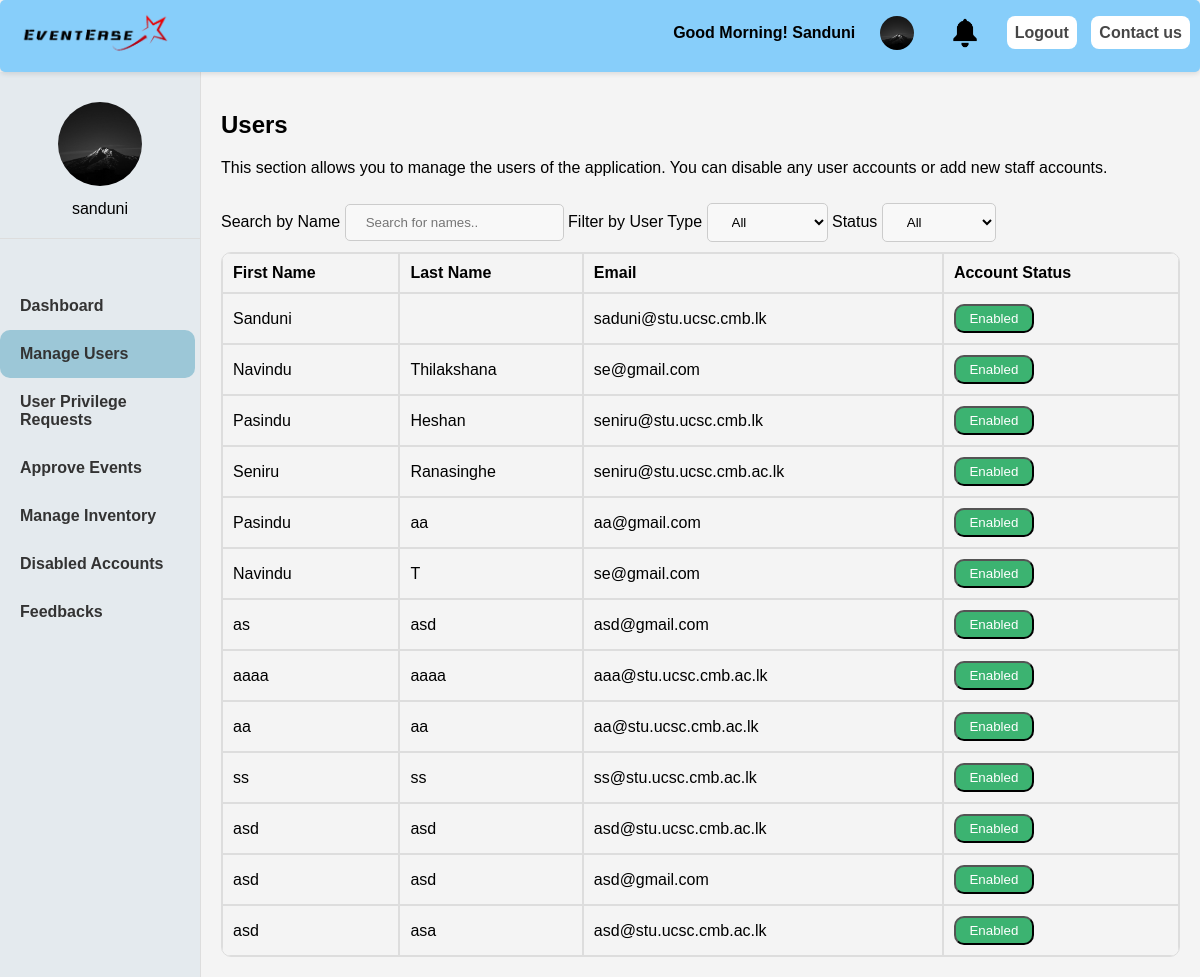
/manage_users.php (signed in), run on the app's committed database.
### tables this page shows
CREATE TABLE `users` (
  `No` int(11) NOT NULL,
  `username` varchar(50) NOT NULL,
  `password` varchar(255) NOT NULL,
  `fname` varchar(50) NOT NULL,
  `lname` varchar(50) NOT NULL,
  `email` varchar(100) NOT NULL,
  `usertype` varchar(50) NOT NULL,
  `id` varchar(50) NOT NULL,
  `address` varchar(255) NOT NULL,
  `city` varchar(100) NOT NULL,
  `profile_picture` varchar(255) DEFAULT NULL,
  `status` int(11) NOT NULL,
  `created_at` timestamp NOT NULL DEFAULT current_timestamp(),
  `updated_at` timestamp NOT NULL DEFAULT current_timestamp() ON UPDATE current_timestamp()
);

### app/Controllers/HeaderController.php (called while the page is built, shortened)
<?php
class HeaderController {
    private $usermodel;
    private $notifications;
    public function __construct() {
        $database = new Database();
        $conn = $database->getConnection();
        $this->usermodel = new UserModel($conn);
        $this->notifications = new notifications($conn);
    }
    public function render() {
        $database = new Database();
        $username = isset($_SESSION['username']) ? $_SESSION['username'] : 'Guest';
        $profilePicture = './images/profiles/adminlogo.png';
        $fname = '';
        if ($username !== 'Guest') {
            $userData = $this->usermodel->getUserData($username, $database);
            if ($userData && $userData['profile_picture']) {
                $profilePicture = $userData['profile_picture'];
                $fname = $userData['fname'];
            }
            $checknewchat = $this->notifications->checknewchat($userData['email'], $database);
            $checknewchatadmin = $this->notifications->checknewchatforadmin($database);
            if ($checknewchat) {
                $newchat = true;
            } else {
                $newchat = false;
            }
            if ($checknewchatadmin) {
                $newchatadmin = true;
            } else {
                $newchatadmin = false;
            }
        }
        require __DIR__ . '/../Views/events/header.php';
    }
}
?>

### app/Models/UserModel.php (called while the page is built, shortened)
<?php
class UserModel {
    public function getUserData($username, Database $database) {
        $conn = $database->getConnection();
        $sql = "SELECT u.*, r.role_name, c.Cnt_num
                FROM users u
                JOIN roles r ON u.usertype = r.role_id
                LEFT JOIN contact_numbers c ON u.No = c.Cnt_no
                WHERE u.username = ?";
        $stmt = $conn->prepare($sql);
        $stmt->bind_param("s", $username);
        $stmt->execute();
        $result = $stmt->get_result();
        $userData = null;
        $contactNumbers = [];
        while ($row = $result->fetch_assoc()) {
            if (!$userData) {
                $userData = $row;
                unset($userData['Cnt_num']);
            }
        }
        if ($userData) {
            $userData['contact_numbers'] = $contactNumbers;
            return $userData;
        } else {
            return null;
        }
    }
}
?>

### app/Models/notifications.php (called while the page is built, shortened)
<?php
class notifications {
    public function checknewchat($email, Database $database) {
        $conn = $database->getConnection();
        $query = "SELECT * FROM contact_support where email=? and open_time < reply_time";
        $stmt = $conn->prepare($query);
        $stmt->bind_param("s", $email);
        $stmt->execute();
        $result = $stmt->get_result();
        if($result->num_rows > 0){
            return true;
        }else{
            return false;
        }
    }
    public function checknewchatforadmin(Database $database) {
        $conn = $database->getConnection();
        $query = "SELECT * FROM contact_support where open_time > reply_time";
        $stmt = $conn->prepare($query);
        $stmt->execute();
        $result = $stmt->get_result();
        if($result->num_rows > 0){
            return true;
        }else{
            return false;
        }
    }
}

### app/Controllers/AdminLoginController.php (called while the page is built, shortened)
<?php
require_once __DIR__ . '/../Models/Dashboard.php';
class AdminLoginController {
    public function manageusers(){
        $database = new Database();
        $dashboard = new Dashboard($database);
        $usermodel = new UserModel();
        $adminData = $usermodel->getUserData($_SESSION['username'], $database);
        $result = $dashboard->getUsers();
        include __DIR__ . '/../Views/events/manage_users.php';
    }
}

### app/Database.php (called while the page is built, shortened)
<?php
class Database
{
    private $host = 'localhost';
    private $user = 'root';
    private $password = '';
    private $db_name = 'eventease';
    public function getConnection()
    {
        $this->con = new mysqli($this->host, $this->user, $this->password, $this->db_name);
        return $this->con;
    }
}
?>

### app/Models/Dashboard.php (called while the page is built, shortened)
<?php
class Dashboard {
    private $conn;
    public function __construct(Database $database) {
        $this->conn = $database->getConnection();
    }
    public function getUsers() {
        $sql = "SELECT No, fname, lname, email,usertype, status FROM users";
        $stmt = $this->conn->prepare($sql);
        if ($stmt) {
            if ($stmt->execute()) {
                $result = $stmt->get_result();
                $users = $result->fetch_all(MYSQLI_ASSOC);
                return $users;
            } else {
                $stmt->close();
                return false;
            }
        } else {
            return false;
        }
    }
}
?>

### app/views/events/manage_users.php (the view, shortened to what this page needs)
<?php
    $parameter='manage_users';
?>
<!DOCTYPE html>
<html lang="en">
<head>
    <link rel="stylesheet" href="./css/mngusrstyle.css">
    <link rel="stylesheet" href="./css/useraddstyles.css">
</head>
<body>
    <div class="container">
        <?php include 'aside.php'; ?>
        <div class="content">
            <h2>Users</h2>
            <p>This section allows you to manage the users of the application. You can disable any user accounts or add new staff accounts.</p>
            <div>
                <label for="nameSearch">Search by Name</label>
                <input type="text" id="nameSearch" class="user_type" onkeyup="filterUsers()" placeholder="Search for names..">
                <label for="userTypeFilter">Filter by User Type</label>
                <select id="userTypeFilter" class="user_type" onchange="filterUsers()">
                    <option value="all" default>All</option>
                </select>
                <label for="statusFilter">Status</label>
                <select id="statusFilter" class="user_type" onchange="filterUsers()">
                    <option value="all" default>All</option>
                </select>
            </div>
            <table id="usersTable">
                <tr>
                    <th>First Name</th>
                    <th>Last Name</th>
                    <th>Email</th>
                    <th>Account Status</th>
                </tr>
                <?php
                $result = $dashboard->getUsers();
                if (is_array($result) && count($result) > 0) {
                    foreach ($result as $row) {
                        $buttonText = $row['status'] == 1 ? 'Enabled' : 'Disabled';
                        $buttonClass = $row['status'] == 1 ? 'enable-button' : 'disable-button';
                        $status = $row['status'];
                        echo "<tr data-user-type='" . htmlspecialchars($row['usertype']) . "' data-name='" . htmlspecialchars($row['fname'] . ' ' . $row['lname']) . "' data-status='" . htmlspecialchars($status == 1 ? 'enabled' : 'disabled') . "'>";
                        echo "<td>" . htmlspecialchars($row['fname']) . "</td>";
                        echo "<td>" . htmlspecialchars($row['lname']) . "</td>";
                        echo "<td>" . htmlspecialchars($row['email']) . "</td>";
                        echo "<td>
                            <form method='post' action='index.php?url=changestatus' onsubmit='saveFilterState()'>
                                <input type='hidden' name='No' value='" . htmlspecialchars($row['No']) . "'>
                                <input type='hidden' name='status' value='" . htmlspecialchars($status == 1 ? 0 : 1) . "'>
                                <button type='submit' class='" . htmlspecialchars($buttonClass) . "'>" . htmlspecialchars($buttonText) . "</button>
                            </form>
                        </td>";
                        echo "</tr>";
                    }
                } else {
                    echo "<tr><td colspan='4'>No records found</td></tr>";
                }
                ?>
            </table>
        </div>
    </div>
</body>
</html>

### public/index.php (shortened to what this page needs)
<?php
require __DIR__ . '/../app/Database.php';
require __DIR__ . '/../app/Models/UserModel.php';
require __DIR__ . '/../app/Models/notifications.php';
require __DIR__ . '/../app/Controllers/EventController.php';
require __DIR__ . '/../app/Controllers/HeaderController.php';
require __DIR__ . '/../app/Controllers/AdminLoginController.php';
$database = new Database();
$hcontroller = new HeaderController();
$alcontroller = new AdminLoginController($database);
$url = isset($_GET['url']) ? $_GET['url'] : '';
switch ($url) {
    case 'manage_users.php':
        $hcontroller->render();
        $alcontroller->manageusers();
        break;
}
?>

### app/views/events/header.php (shortened to what this page needs)
<!DOCTYPE html>
<html lang="en">
<head>
    <link rel="stylesheet" type="text/css" href="./css/headerstyle.css">
</head>
<body>
    <div class="headerbody">
        <a style="margin-left:10px;" href="index.php" target="_parent"><img src="./images/logo.png" alt="logo" width="150px"></a>
        <div>
            <?php if ($username !== 'Guest') { ?>
                <ul class="nothingul">
                    <?php
                        $hour = date('H');
                        $greeting = ($hour < 12) ? 'Good Morning!' : (($hour < 18) ? 'Good Afternoon!' : 'Good Evening!');
                    ?>
                    <li><?php echo $greeting ." ". $fname; ?></li>
                    <li><a href="userprofile.php" target="_self" class="nothing"><img src="<?php echo $profilePicture; ?>" alt="Profile Picture" width="50px"></a></li>
                    <li class="dropdown">
                        <?php if(($newchat==true && $userData['usertype']=='1')||($newchatadmin==true && $userData['usertype']=='0')){?>
                            <a class="nothing"><img src="./images/bell-red.png" alt="Chat" width="50px"></a>
                        <?php }else{?>
                            <a class="nothing"><img src="./images/bell.png" alt="Notifications" width="50px"></a>
                        <?php }?>
                    </li>
                    <li><a href="logout.php" target="_self">Logout</a></li>
                    <li><a href="contactus.php" target="rside">Contact us</a></li>
                </ul>
            <?php } ?>
        </div>
    </div>
</body>
</html>

### app/views/events/aside.php
<link rel="stylesheet" type="text/css" href="./css/aside.css">
<aside class="sidebar">
    <div class="profile-section">
        <div class="profile-icon">
            <img src="<?php echo $adminData['profile_picture']; ?>" alt="Profile Picture">
        </div>
        <span><?php echo htmlspecialchars($_SESSION['username']); ?></span>
    </div>
    <ul>
        <li class="<?php echo ($parameter == 'dashboard') ? 'active' : ''; ?>"><a href="dashboard.php">Dashboard</a></li>
        <li class="<?php echo ($parameter == 'manage_users') ? 'active' : ''; ?>"><a href="manage_users.php">Manage Users</a></li>
        <li class="<?php echo ($parameter == 'role_requests') ? 'active' : ''; ?>"><a href="role_requests.php">User Privilege Requests</a></li>
        <li class="<?php echo ($parameter == 'manageevent') ? 'active' : ''; ?>"><a href="manageevent.php">Approve Events</a></li>
        <li class="<?php echo ($parameter == 'inventory') ? 'active' : ''; ?>"><a href="inventory.php">Manage Inventory</a></li>
        <li class="<?php echo ($parameter == 'disableacc') ? 'active' : ''; ?>"><a href="disableacc.php">Disabled Accounts</a></li>
        <li class="<?php echo ($parameter == 'feedback') ? 'active' : ''; ?>"><a href="feedback.php">Feedbacks</a></li>
    </ul>
</aside>

### public/css/headerstyle.css (style rules this page uses)
body { margin: -1px; padding: -1px; font-family: Arial, Helvetica, sans-serif; }
.headerbody { background-color: lightskyblue; border-radius: 5px; margin: 0px; padding-top: 2px; padding: 10 0 10 0px; }
div img { margin: 10px; }
li a img { width: 34px; margin-bottom: -12px; }
.headerbody > div { float: right; font-family: Arial, Helvetica, sans-serif; font-weight: bold; }
div ul:not(.nothingul) { display: inline-block; margin-top: 23px; margin-right: 5px; }
.nothingul { display: inline-block; margin-top: 4px; margin-right: 5px; }
.headerbody div ul li { display: inline; margin: 5px; }
a { text-decoration: none; font-family: sans-serif; font-weight: bold; }
li a:not(.nothing) { padding: 8px; color: rgba(0, 0, 0, 0.726); background-color: white; border-radius: 8px; }
.nothing img { border-radius: 50%; }
.headerbody { position: sticky; top: 0; width: 100%; z-index: 1; box-shadow: 0 2px 5px rgba(0, 0, 0, 0.1); }
.dropdown { position: relative; display: inline-block; }

### public/css/mngusrstyle.css (style rules this page uses)
body { font-family: Arial, sans-serif; margin: 0; padding: 0; background-color: #f4f4f4; }
table { border-collapse: separate; border-spacing: 0; width: 100%; border: 1px solid #ddd; border-radius: 10px; overflow: hidden; }
table, th, td { border: 1px solid #ddd; }
th, td { padding: 10px; text-align: left; }
button { padding: 5px 10px; width: 80px; border-radius: 10px; background-color: white; cursor: pointer; }
.container { display: flex; min-height: 100vh; }
.sidebar { width: 200px; background-color: #e4eaee; padding-top: 20px; border-right: 1px solid #ddd; }
.profile-section { display: flex; align-items: center; flex-direction: column; padding-bottom: 20px; border-bottom: 1px solid #ddd; margin-bottom: 20px; }
.profile-icon img { width: 84px; border-radius: 50%; margin-bottom: 10px; }
.content { flex: 1; padding: 20px; }
h2 { margin-bottom: 20px; }
.user_type { padding: 10px 20px; margin: 10px 0; border-radius: 5px; border: 1px solid #ccc; background-color: #f8f8f8; cursor: pointer; }
#userTypeFilter { padding: 10px 20px; margin: 10px 0; border-radius: 5px; border: 1px solid #ccc; background-color: #f8f8f8; cursor: pointer; }

### public/css/aside.css (style rules this page uses)
.sidebar ul { list-style-type: none; padding: 0; margin: 0; }
.sidebar ul li { padding: 0; margin: 0; }
.sidebar ul li a { display: block; padding: 15px 20px; color: #333; background-color: unset; text-decoration: none; cursor: pointer; }
.sidebar ul li.active { background:rgb(156, 199, 215); border-radius: 10px; }

### app/views/events/manage_users.php (style rules this page uses)
.enable-button { background-color: mediumseagreen; color: white; }

### data on the page
users: fname "Sanduni", profile_picture (picture), email "saduni@stu.ucsc.cmb.lk", status "Enabled"
users: fname "Navindu", lname "Thilakshana", email "se@gmail.com", status "Enabled"
users: fname "Pasindu", lname "Heshan", email "seniru@stu.ucsc.cmb.lk", status "Enabled"
users: fname "Seniru", lname "Ranasinghe", email "seniru@stu.ucsc.cmb.ac.lk", status "Enabled"
users: fname "Pasindu", lname "aa", email "aa@gmail.com", status "Enabled"
users: fname "Navindu", lname "T", email "se@gmail.com", status "Enabled"
users: fname "as", lname "asd", email "asd@gmail.com", status "Enabled"
users: fname "aaaa", lname "aaaa", email "aaa@stu.ucsc.cmb.ac.lk", status "Enabled"
users: fname "aa", lname "aa", email "aa@stu.ucsc.cmb.ac.lk", status "Enabled"
users: fname "ss", lname "ss", email "ss@stu.ucsc.cmb.ac.lk", status "Enabled"
users: fname "asd", lname "asd", email "asd@stu.ucsc.cmb.ac.lk", status "Enabled"
users: fname "asd", lname "asd", email "asd@gmail.com", status "Enabled"
users: fname "asd", lname "asa", email "asd@stu.ucsc.cmb.ac.lk", status "Enabled"

### other printed values
$_SESSION['username'] "sanduni"
